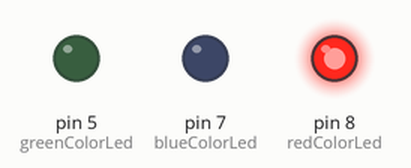
Recording of a sketch running on a simulated Arduino Uno, built with avr-gcc and run on an emulated ATmega328P. Parts: output pins drawn as LEDs (lit = HIGH).

Above: at 0.5 s.
At 1.5 s:
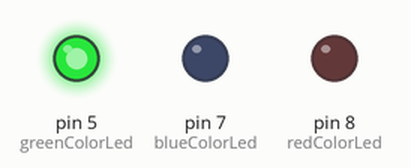
At 5.5 s:
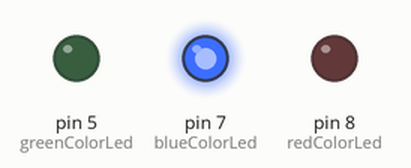
Timing chart, 0 to 6.9 s (numbered marks = the images above):
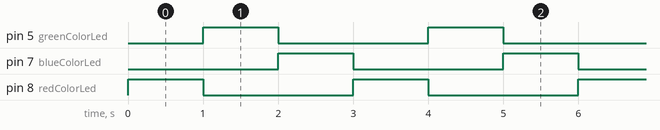

Measured:
- by itself, pin 5 (greenColorLed), pin 7 (blueColorLed), pin 8 (redColorLed): alternates HIGH for 1.0 s and LOW for 2.0 s
- by itself, everything shown: repeats every 3.0 s, in 3 steps

The sketch:

multi_color_led_blinking.ino
```cpp
int greenColorLed = 5;
int blueColorLed = 7;
int redColorLed = 8;

void setup()
{
  pinMode(greenColorLed, OUTPUT);
  pinMode(blueColorLed, OUTPUT);
  pinMode(redColorLed, OUTPUT);
}

void loop()
{
  digitalWrite(greenColorLed, LOW);
  digitalWrite(blueColorLed, LOW);
  digitalWrite(redColorLed, HIGH);
  delay(1000); // Wait for 1000 millisecond(s)

  digitalWrite(blueColorLed, LOW);
  digitalWrite(redColorLed, LOW);
  digitalWrite(greenColorLed, HIGH);
  delay(1000); // Wait for 1000 millisecond(s)

  digitalWrite(redColorLed, LOW);
  digitalWrite(greenColorLed, LOW);
  digitalWrite(blueColorLed, HIGH);
  delay(1000); // Wait for 1000 millisecond(s)
}
```
